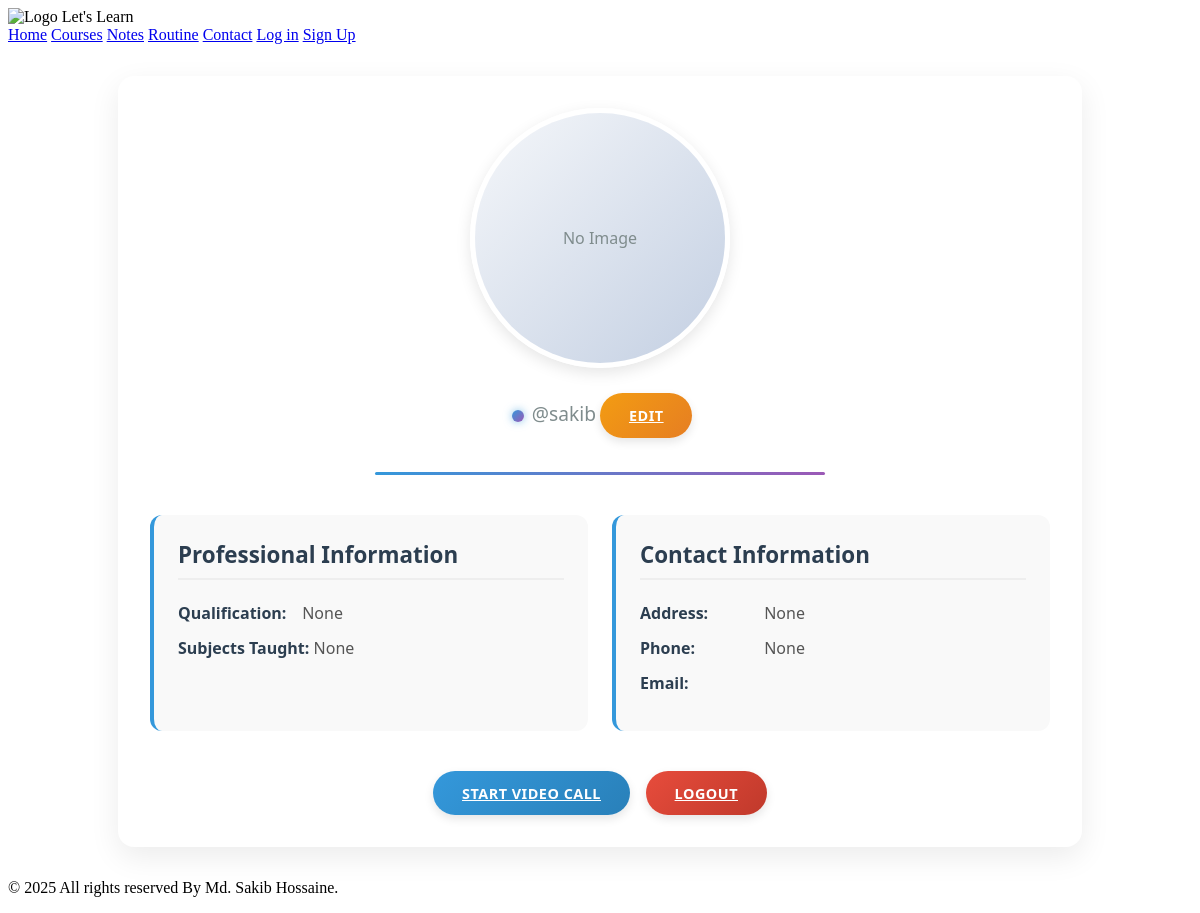
Page /teacher-profile/ (signed in) on the committed database.
### users/models.py (models this page shows, shortened)
class CustomUser(AbstractBaseUser, PermissionsMixin):
    USER_TYPE_CHOICES = (
        ('student', 'Student'),
        ('teacher', 'Teacher'),
    )
    profile_picture = models.ImageField(upload_to='profile_pics/', blank=True, null=True)
    email = models.EmailField(unique=True)
    username = models.CharField(max_length=150)
    user_type = models.CharField(max_length=10, choices=USER_TYPE_CHOICES)
    is_active = models.BooleanField(default=True)
    is_staff = models.BooleanField(default=False)
    class_name = models.CharField(max_length=100, blank=True, null=True)
    school_name = models.CharField(max_length=255, blank=True, null=True)
    address = models.CharField(max_length=255, blank=True, null=True)
    parent_phone = models.CharField(max_length=20, blank=True, null=True)
    qualification = models.CharField(max_length=255, blank=True, null=True)
    subjects_taught = models.CharField(max_length=255, blank=True, null=True)
    phone_number = models.CharField(max_length=20, blank=True, null=True)
    objects = CustomUserManager()
    USERNAME_FIELD = 'email'
    REQUIRED_FIELDS = ['username', 'user_type']

### users/views.py (the view)
# urls.py: path('teacher-profile/', views.teacher_profile, name='teacher_profile'),
@login_required
def teacher_profile(request):
    teacher = request.user
    return render(request, 'users/teacherProfile.html', {'teacher': teacher})

### templates/users/teacherProfile.html (shortened to what this page needs)
{% extends 'base.html' %}
{% load static %}
{% block content %}
<div class="profile-container">
    <div class="profile-header">
        <div class="profile-image">
            {% if teacher.profile_picture %}
                <img src="{{ teacher.profile_picture.url }}" alt="{{ teacher.user.username }}">
            {% else %}
                <div class="no-image">No Image</div>
            {% endif %}
        </div>
        <p class="username">@{{ teacher.username }}</p>
        <a href="{% url 'users:edit_teacher_profile' %}" class="btn btn-warning btn-sm" style="margin-top:10px;">Edit</a>
    </div>
    <div class="profile-details">
        <div class="detail-card">
            <h3>Professional Information</h3>
            <p><strong>Qualification:</strong> {{ teacher.qualification }}</p>
            <p><strong>Subjects Taught:</strong> {{ teacher.subjects_taught }}</p>
        </div>
        <div class="detail-card">
            <h3>Contact Information</h3>
            <p><strong>Address:</strong> {{ teacher.address }}</p>
            <p><strong>Phone:</strong> {{ teacher.phone_number }}</p>
            <p><strong>Email:</strong> {{ teacher.user.email }}</p>
        </div>
    </div>
    <div class="action-buttons">
        <a href="{% url 'users:teacher_class_call' %}" class="btn btn-primary">Start Video Call</a>
        <a href="{% url 'users:logout' %}" class="btn btn-danger">Logout</a>
    </div>
</div>
{% endblock %}

### templates/users/teacherProfile.html (style rules this page uses)
.profile-container { max-width: 900px; margin: 2rem auto; padding: 2rem; background: #ffffff; border-radius: 16px; box-shadow: 0 10px 30px rgba(0, 0, 0, 0.08); font-family: 'Segoe UI', Tahoma, Geneva, Verdana, sans-serif; }
.profile-header { text-align: center; margin-bottom: 2.5rem; position: relative; padding-bottom: 1.5rem; }
.profile-header::after { content: ""; position: absolute; bottom: 0; left: 25%; right: 25%; height: 3px; background: linear-gradient(90deg, #3498db, #9b59b6); border-radius: 3px; }
.username { font-size: 1.2rem; color: #7f8c8d; margin: 0.5rem 0 1.5rem; font-weight: 400; position: relative; display: inline-block; }
.username::before { content: ""; display: inline-block; width: 12px; height: 12px; background: linear-gradient(135deg, #3498db, #9b59b6); border-radius: 50%; margin-right: 8px; vertical-align: middle; box-shadow: 0 0 8px rgba(52, 152, 219, 0.6); }
.profile-image { width: 250px; height: 250px; margin: 0 auto 1.5rem; position: relative; border-radius: 50%; overflow: hidden; border: 5px solid #fff; box-shadow: 0 5px 15px rgba(0, 0, 0, 0.1); transition: transform 0.3s ease, box-shadow 0.3s ease; }
.no-image { width: 100%; height: 100%; background: linear-gradient(135deg, #f5f7fa, #c3cfe2); display: flex; align-items: center; justify-content: center; color: #7f8c8d; font-weight: 500; }
.profile-details { display: grid; grid-template-columns: repeat(auto-fit, minmax(300px, 1fr)); gap: 1.5rem; margin: 2rem 0; }
.detail-card { background: #f9f9f9; padding: 1.5rem; border-radius: 12px; transition: all 0.3s ease; border-left: 4px solid #3498db; }
.detail-card h3 { margin-top: 0; color: #2c3e50; font-size: 1.4rem; padding-bottom: 0.5rem; border-bottom: 2px solid #eee; }
.detail-card p { margin: 0.8rem 0; color: #555; font-size: 1rem; }
.detail-card strong { color: #2c3e50; font-weight: 600; min-width: 120px; display: inline-block; }
.action-buttons { display: flex; justify-content: center; margin-top: 2.5rem; gap: 1rem; }
.btn { padding: 0.8rem 1.8rem; border-radius: 50px; font-weight: 600; text-transform: uppercase; letter-spacing: 0.5px; transition: all 0.3s ease; border: none; cursor: pointer; font-size: 0.9rem; box-shadow: 0 4px 10px rgba(0, 0, 0, 0.1); }
.btn-primary { background: linear-gradient(135deg, #3498db, #2980b9); color: white; }
.btn-warning { background: linear-gradient(135deg, #f39c12, #e67e22); color: white; }
.btn-danger { background: linear-gradient(135deg, #e74c3c, #c0392b); color: white; }

### rows in the picture
CustomUser: username "sakib", qualification "None", subjects_taught "None", address "None", phone_number "None"
